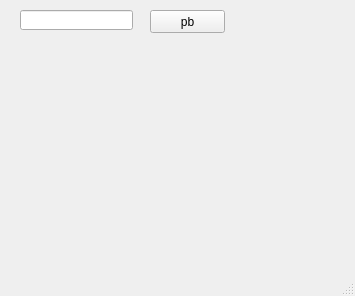
<?xml version="1.0" encoding="UTF-8"?>
<ui version="4.0">
 <class>MainWindow</class>
 <widget class="QMainWindow" name="MainWindow">
  <property name="geometry">
   <rect>
    <x>0</x>
    <y>0</y>
    <width>355</width>
    <height>296</height>
   </rect>
  </property>
  <property name="windowTitle">
   <string>MainWindow</string>
  </property>
  <widget class="QWidget" name="centralwidget">
   <widget class="QLineEdit" name="le">
    <property name="geometry">
     <rect>
      <x>20</x>
      <y>10</y>
      <width>113</width>
      <height>20</height>
     </rect>
    </property>
   </widget>
   <widget class="QPushButton" name="pb">
    <property name="geometry">
     <rect>
      <x>150</x>
      <y>10</y>
      <width>75</width>
      <height>23</height>
     </rect>
    </property>
    <property name="text">
     <string>pb</string>
    </property>
   </widget>
  </widget>
  <widget class="QMenuBar" name="menubar">
   <property name="geometry">
    <rect>
     <x>0</x>
     <y>0</y>
     <width>355</width>
     <height>21</height>
    </rect>
   </property>
  </widget>
  <widget class="QStatusBar" name="statusbar"/>
 </widget>
 <resources/>
 <connections/>
</ui>
